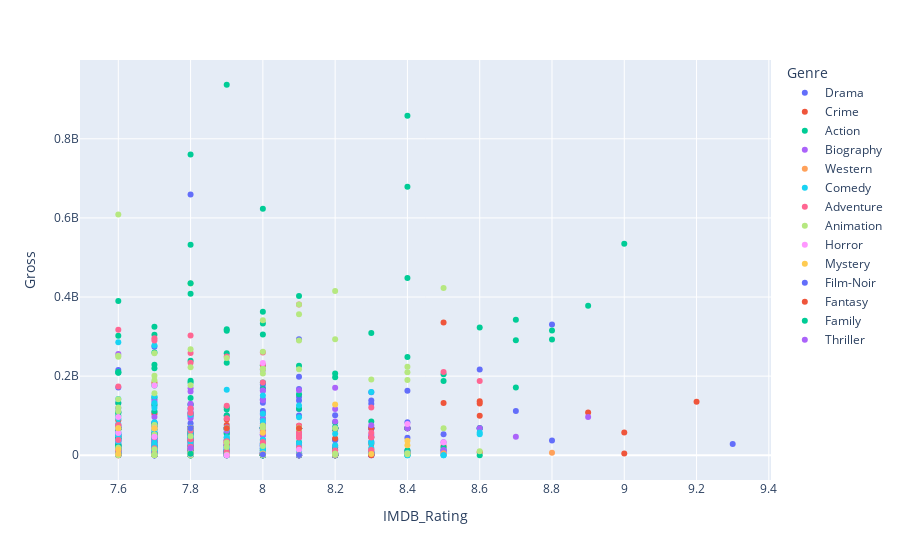

Notebook code cell kept with this figure:
### Markdown cell above
# Relation between Rating and Gross

### Code cell
px.scatter(imdb,x='IMDB_Rating',y='Gross',hover_data=['Series_Title','Released_Year'],color='Genre')

### Figure 1 — Plotly figure (JSON) as saved in the notebook; plotly's stock layout.template omitted (floating-point values rounded to 4 significant figures; data arrays with more than 128 entries replaced by an {"elided": "..."} marker saying what was removed)
{"data": [{"customdata": {"elided": "289x2 str values"}, "hovertemplate": "Genre=Drama<br>IMDB_Rating=%{x}<br>Gross=%{y}<br>Series_Title=%{customdata[0]}<br>Released_Year=%{customdata[1]}<extra></extra>", "legendgroup": "Drama", "marker": {"color": "#636efa", "symbol": "circle"}, "mode": "markers", "name": "Drama", "orientation": "v", "showlegend": true, "type": "scatter", "x": {"elided": "289 float values"}, "xaxis": "x", "y": {"elided": "289 float values"}, "yaxis": "y"}, {"customdata": {"elided": "107x2 str values"}, "hovertemplate": "Genre=Crime<br>IMDB_Rating=%{x}<br>Gross=%{y}<br>Series_Title=%{customdata[0]}<br>Released_Year=%{customdata[1]}<extra></extra>", "legendgroup": "Crime", "marker": {"color": "#EF553B", "symbol": "circle"}, "mode": "markers", "name": "Crime", "orientation": "v", "showlegend": true, "type": "scatter", "x": [9.2, 9, 9, 8.9, 8.6, 8.6, 8.6, 8.6, 8.5, 8.5, 8.5, 8.4, 8.4, 8.4, 8.3, 8.3, 8.3, 8.3, 8.3, 8.3, 8.3, 8.3, 8.2, 8.2, 8.2, 8.2, 8.2, 8.2, 8.2, 8.2, 8.2, 8.2, 8.1, 8.1, 8.1, 8.1, 8.1, 8.1, 8.1, 8.1, 8.1, 8.1, 8, 8, 8, 8, 8, 8, 8, 8, 8, 8, 8, 8, 8, 7.9, 7.9, 7.9, 7.9, 7.9, 7.9, 7.9, 7.9, 7.9, 7.9, 7.9, 7.9, 7.9, 7.9, 7.8, 7.8, 7.8, 7.8, 7.8, 7.8, 7.8, 7.8, 7.8, 7.8, 7.8, 7.8, 7.8, 7.7, 7.7, 7.7, 7.7, 7.7, 7.7, 7.7, 7.7, 7.7, 7.7, 7.7, 7.7, 7.6, 7.6, 7.6, 7.6, 7.6, 7.6, 7.6, 7.6, 7.6, 7.6, 7.6, 7.6, 7.6], "xaxis": "x", "y": [134966411, 57300000, 4360000, 107928762, 7563397, 136801374, 100125643, 130742922, 335451311, 132384315, 23341568, 5321508, 68030000.0, 8175000, 1373943, 68030000.0, 2832029, 45598982, 28262574, 6207725, 5720000, 28877, 342370, 739478, 64616940, 68030000.0, 67436818, 42438300, 68030000.0, 57226, 12562, 96568, 68030000.0, 61002302, 74283625, 14131, 24611975, 309811, 39481, 16217773, 68030000.0, 9600000, 1079369, 238507, 74103820, 1530386, 4184036, 4496583, 11900000, 2237659, 68030000.0, 654000, 68030000.0, 68030000.0, 68030000.0, 3313513, 32381218, 138730, 2084637, 2122065, 90135191, 1221261, 2201126, 12281500, 36948322, 76270454, 24379978, 7630000, 6540000, 54117416, 85433, 102515793, 547292, 10095170, 35061555, 181655, 233986, 17266971, 57504069, 34603943, 16056255, 336705, 33800859, 68030000.0, 327919, 33080084, 54580300, 104454762, 183417150, 76631907, 56116183, 10725228, 5080409, 7153487, 68030000.0, 1092800, 88513495, 20300218, 6013, 16290476, 45289, 7267585, 68030000.0, 49100000, 66666062, 2150000, 68030000.0], "yaxis": "y"}, {"customdata": {"elided": "172x2 str values"}, "hovertemplate": "Genre=Action<br>IMDB_Rating=%{x}<br>Gross=%{y}<br>Series_Title=%{customdata[0]}<br>Released_Year=%{customdata[1]}<extra></extra>", "legendgroup": "Action", "marker": {"color": "#00cc96", "symbol": "circle"}, "mode": "markers", "name": "Action", "orientation": "v", "showlegend": true, "type": "scatter", "x": {"elided": "172 float values"}, "xaxis": "x", "y": {"elided": "172 float values"}, "yaxis": "y"}, {"customdata": {"elided": "88x2 str values"}, "hovertemplate": "Genre=Biography<br>IMDB_Rating=%{x}<br>Gross=%{y}<br>Series_Title=%{customdata[0]}<br>Released_Year=%{customdata[1]}<extra></extra>", "legendgroup": "Biography", "marker": {"color": "#ab63fa", "symbol": "circle"}, "mode": "markers", "name": "Biography", "orientation": "v", "showlegend": true, "type": "scatter", "x": [8.9, 8.7, 8.6, 8.5, 8.5, 8.4, 8.3, 8.3, 8.2, 8.2, 8.2, 8.2, 8.2, 8.2, 8.2, 8.1, 8.1, 8.1, 8.1, 8.1, 8.1, 8.1, 8.1, 8.1, 8.1, 8.1, 8.1, 8, 8, 8, 8, 8, 8, 8, 8, 8, 8, 8, 8, 8, 8, 8, 7.9, 7.9, 7.9, 7.9, 7.9, 7.8, 7.8, 7.8, 7.8, 7.8, 7.8, 7.8, 7.8, 7.8, 7.8, 7.8, 7.8, 7.8, 7.8, 7.8, 7.8, 7.7, 7.7, 7.7, 7.7, 7.7, 7.7, 7.7, 7.7, 7.7, 7.7, 7.7, 7.7, 7.7, 7.7, 7.7, 7.6, 7.6, 7.6, 7.6, 7.6, 7.6, 7.6, 7.6, 7.6, 7.6], "xaxis": "x", "y": [96898818, 46836394, 68030000.0, 13182281, 32572577, 68030000.0, 75600000, 51973029, 85080171, 1626289, 116900694, 5509040, 170742341, 23383987, 68030000.0, 67209615, 56671993, 45055776, 68030000.0, 23530892, 164615351, 25010410, 68030000.0, 177345, 102021, 68030000.0, 21877, 51739495, 91125683, 216428042, 138797449, 27298285, 163566459, 5990075, 2086345, 61649911, 6203044, 52767889, 50000000, 53267000, 102308889, 163214286, 7000000, 14743391, 70600000, 61700000, 22276975, 169607287, 1782795, 68030000.0, 70259870, 161197785, 93617009, 130164645, 5128124, 119519402, 115654751, 28965197, 32481825, 5887457, 52096475, 26830000, 34700291, 35893537, 96962694, 136025503, 18593156, 35739802, 17605861, 871577, 75331600, 41909762, 35811509, 21848932, 48169908, 43984230, 29800000, 28350000, 68030000.0, 68030000.0, 37707719, 75605492, 255959475, 10301706, 51680613, 52990775, 50668906, 35000000], "yaxis": "y"}, {"customdata": [["Il buono, il brutto, il cattivo", "1966"], ["Once Upon a Time in the West", "1968"], ["Per qualche dollaro in più", "1965"], ["The Outlaw Josey Wales", "1976"]], "hovertemplate": "Genre=Western<br>IMDB_Rating=%{x}<br>Gross=%{y}<br>Series_Title=%{customdata[0]}<br>Released_Year=%{customdata[1]}<extra></extra>", "legendgroup": "Western", "marker": {"color": "#FFA15A", "symbol": "circle"}, "mode": "markers", "name": "Western", "orientation": "v", "showlegend": true, "type": "scatter", "x": [8.8, 8.5, 8.3, 7.8], "xaxis": "x", "y": [6100000, 5321508, 15000000, 31800000], "yaxis": "y"}, {"customdata": {"elided": "155x2 str values"}, "hovertemplate": "Genre=Comedy<br>IMDB_Rating=%{x}<br>Gross=%{y}<br>Series_Title=%{customdata[0]}<br>Released_Year=%{customdata[1]}<extra></extra>", "legendgroup": "Comedy", "marker": {"color": "#19d3f3", "symbol": "circle"}, "mode": "markers", "name": "Comedy", "orientation": "v", "showlegend": true, "type": "scatter", "x": {"elided": "155 float values"}, "xaxis": "x", "y": {"elided": "155 float values"}, "yaxis": "y"}, {"customdata": {"elided": "72x2 str values"}, "hovertemplate": "Genre=Adventure<br>IMDB_Rating=%{x}<br>Gross=%{y}<br>Series_Title=%{customdata[0]}<br>Released_Year=%{customdata[1]}<extra></extra>", "legendgroup": "Adventure", "marker": {"color": "#FF6692", "symbol": "circle"}, "mode": "markers", "name": "Adventure", "orientation": "v", "showlegend": true, "type": "scatter", "x": [8.6, 8.5, 8.3, 8.3, 8.3, 8.3, 8.3, 8.2, 8.2, 8.2, 8.2, 8.2, 8.1, 8.1, 8.1, 8.1, 8.1, 8.1, 8.1, 8.1, 8.1, 8.1, 8.1, 8, 8, 8, 8, 8, 8, 8, 8, 8, 8, 7.9, 7.9, 7.9, 7.9, 7.9, 7.9, 7.9, 7.9, 7.9, 7.9, 7.9, 7.8, 7.8, 7.8, 7.8, 7.8, 7.8, 7.8, 7.8, 7.8, 7.8, 7.8, 7.8, 7.7, 7.7, 7.7, 7.7, 7.7, 7.7, 7.7, 7.6, 7.6, 7.6, 7.6, 7.6, 7.6, 7.6, 7.6, 7.6], "xaxis": "x", "y": [188020017, 210609762, 120540719, 11487676, 56954992, 44824144, 13275000, 1429534, 1229197, 12100000, 5014000, 5450000, 59100318, 381011219, 18354356, 70147, 52287414, 68030000.0, 68030000.0, 74700000, 68030000.0, 44908000, 68030000.0, 68030000.0, 228433663, 57366262, 68030000.0, 66257002, 184208848, 30857814, 260000000, 33395426, 2076020, 5202582, 2280348, 124987023, 249358727, 35552383, 32534850, 61001, 30000000, 93740000, 68030000.0, 10000000, 40442052, 107100855, 258366855, 303003568, 16756372, 233632142, 118500000, 61503218, 21500000, 68030000.0, 68030000.0, 68030000.0, 17654912, 295983305, 290013036, 45512588, 68030000.0, 7056013, 536118, 13122642, 75590286, 38634938, 317575550, 10680275, 1037847, 173837933, 76657000, 1378435], "yaxis": "y"}, {"customdata": {"elided": "82x2 str values"}, "hovertemplate": "Genre=Animation<br>IMDB_Rating=%{x}<br>Gross=%{y}<br>Series_Title=%{customdata[0]}<br>Released_Year=%{customdata[1]}<extra></extra>", "legendgroup": "Animation", "marker": {"color": "#B6E880", "symbol": "circle"}, "mode": "markers", "name": "Animation", "orientation": "v", "showlegend": true, "type": "scatter", "x": [8.6, 8.5, 8.5, 8.4, 8.4, 8.4, 8.4, 8.4, 8.3, 8.2, 8.2, 8.2, 8.2, 8.2, 8.1, 8.1, 8.1, 8.1, 8.1, 8.1, 8.1, 8.1, 8.1, 8.1, 8.1, 8, 8, 8, 8, 8, 8, 8, 8, 8, 8, 8, 8, 8, 7.9, 7.9, 7.9, 7.9, 7.9, 7.9, 7.8, 7.8, 7.8, 7.8, 7.8, 7.8, 7.8, 7.8, 7.8, 7.8, 7.8, 7.8, 7.8, 7.7, 7.7, 7.7, 7.7, 7.7, 7.7, 7.7, 7.7, 7.7, 7.7, 7.7, 7.7, 7.7, 7.7, 7.7, 7.6, 7.6, 7.6, 7.6, 7.6, 7.6, 7.6, 7.6, 7.6, 7.6], "xaxis": "x", "y": [10055859, 422783777, 68030000.0, 5017246, 190241310, 209726015, 223808164, 2375308, 191796233, 68030000.0, 293004164, 415004880, 4711096, 1105564, 68030000.0, 68030000.0, 68030000.0, 356461711, 857524, 68030000.0, 217581231, 380843261, 289916256, 68030000.0, 495770, 341268248, 1506975, 4445756, 206445654, 261441092, 776665, 23159305, 515905, 75082668, 217350219, 218967620, 553171, 68030000.0, 32015231, 21002919, 1000045, 245852179, 68030000.0, 68030000.0, 48023088, 6735118, 222527828, 5209580, 434038008, 177002924, 128985, 7002255, 2892011, 267665011, 5617391, 68030000.0, 193817, 765127, 189422889, 1339152, 257760692, 15090400, 881302, 68030000.0, 200821936, 75286229, 151086, 52037603, 68030000.0, 156452370, 68030000.0, 76408097, 608581744, 248757044, 19202743, 251513985, 686383, 120620254, 453243, 111543479, 68030000.0, 141843612], "yaxis": "y"}, {"customdata": [["Psycho", "1960"], ["Alien", "1979"], ["The Thing", "1982"], ["The Exorcist", "1973"], ["Night of the Living Dead", "1968"], ["The Innocents", "1961"], ["Get Out", "2017"], ["Halloween", "1978"], ["The Invisible Man", "1933"], ["Saw", "2004"], ["The Others", "2001"]], "hovertemplate": "Genre=Horror<br>IMDB_Rating=%{x}<br>Gross=%{y}<br>Series_Title=%{customdata[0]}<br>Released_Year=%{customdata[1]}<extra></extra>", "legendgroup": "Horror", "marker": {"color": "#FF97FF", "symbol": "circle"}, "mode": "markers", "name": "Horror", "orientation": "v", "showlegend": true, "type": "scatter", "x": [8.5, 8.4, 8.1, 8, 7.9, 7.8, 7.7, 7.7, 7.7, 7.6, 7.6], "xaxis": "x", "y": [32000000, 78900000, 13782838, 232906145, 89029, 2616000, 176040665, 47000000, 68030000.0, 56000369, 96522687], "yaxis": "y"}, {"customdata": [["Memento", "2000"], ["Rear Window", "1954"], ["Vertigo", "1958"], ["Shutter Island", "2010"], ["Kahaani", "2012"], ["Twelve Monkeys", "1995"], ["Sleuth", "1972"], ["The Lady Vanishes", "1938"], ["Spoorloos", "1988"], ["El cuerpo", "2012"], ["Dark City", "1998"], ["Lost Highway", "1997"]], "hovertemplate": "Genre=Mystery<br>IMDB_Rating=%{x}<br>Gross=%{y}<br>Series_Title=%{customdata[0]}<br>Released_Year=%{customdata[1]}<extra></extra>", "legendgroup": "Mystery", "marker": {"color": "#FECB52", "symbol": "circle"}, "mode": "markers", "name": "Mystery", "orientation": "v", "showlegend": true, "type": "scatter", "x": [8.4, 8.4, 8.3, 8.2, 8.1, 8, 8, 7.8, 7.7, 7.6, 7.6, 7.6], "xaxis": "x", "y": [25544867, 36764313, 3200000, 128012934, 1035953, 57141459, 4081254, 68030000.0, 68030000.0, 68030000.0, 14378331, 3796699], "yaxis": "y"}, {"customdata": [["The Third Man", "1949"], ["The Maltese Falcon", "1941"], ["Shadow of a Doubt", "1943"]], "hovertemplate": "Genre=Film-Noir<br>IMDB_Rating=%{x}<br>Gross=%{y}<br>Series_Title=%{customdata[0]}<br>Released_Year=%{customdata[1]}<extra></extra>", "legendgroup": "Film-Noir", "marker": {"color": "#636efa", "symbol": "circle"}, "mode": "markers", "name": "Film-Noir", "orientation": "v", "showlegend": true, "type": "scatter", "x": [8.1, 8, 7.8], "xaxis": "x", "y": [449191, 2108060, 68030000.0], "yaxis": "y"}, {"customdata": [["Das Cabinet des Dr. Caligari", "1920"], ["Nosferatu", "1922"]], "hovertemplate": "Genre=Fantasy<br>IMDB_Rating=%{x}<br>Gross=%{y}<br>Series_Title=%{customdata[0]}<br>Released_Year=%{customdata[1]}<extra></extra>", "legendgroup": "Fantasy", "marker": {"color": "#EF553B", "symbol": "circle"}, "mode": "markers", "name": "Fantasy", "orientation": "v", "showlegend": true, "type": "scatter", "x": [8.1, 7.9], "xaxis": "x", "y": [68030000.0, 68030000.0], "yaxis": "y"}, {"customdata": [["E.T. the Extra-Terrestrial", "1982"], ["Willy Wonka & the Chocolate Factory", "1971"]], "hovertemplate": "Genre=Family<br>IMDB_Rating=%{x}<br>Gross=%{y}<br>Series_Title=%{customdata[0]}<br>Released_Year=%{customdata[1]}<extra></extra>", "legendgroup": "Family", "marker": {"color": "#00cc96", "symbol": "circle"}, "mode": "markers", "name": "Family", "orientation": "v", "showlegend": true, "type": "scatter", "x": [7.8, 7.8], "xaxis": "x", "y": [435110554, 4000000], "yaxis": "y"}, {"customdata": [["Wait Until Dark", "1967"]], "hovertemplate": "Genre=Thriller<br>IMDB_Rating=%{x}<br>Gross=%{y}<br>Series_Title=%{customdata[0]}<br>Released_Year=%{customdata[1]}<extra></extra>", "legendgroup": "Thriller", "marker": {"color": "#ab63fa", "symbol": "circle"}, "mode": "markers", "name": "Thriller", "orientation": "v", "showlegend": true, "type": "scatter", "x": [7.8], "xaxis": "x", "y": [17550741], "yaxis": "y"}], "layout": {"legend": {"title": {"text": "Genre"}, "tracegroupgap": 0}, "margin": {"t": 60}, "xaxis": {"anchor": "y", "domain": [0, 1], "title": {"text": "IMDB_Rating"}}, "yaxis": {"anchor": "x", "domain": [0, 1], "title": {"text": "Gross"}}}}
